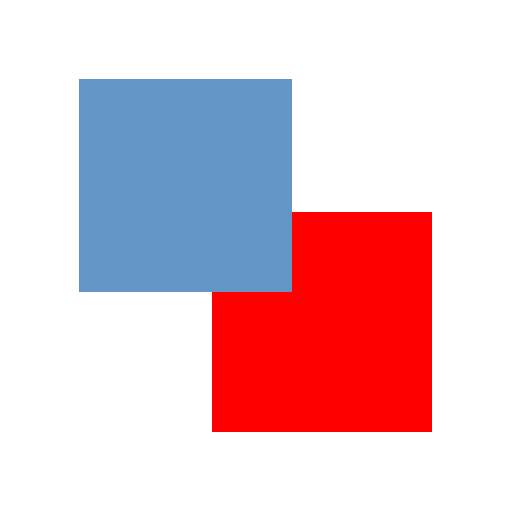
%> input picture img.jpg, 512 x 512 px
$ octave --eval "result = modality(imread('img.jpg'));"   (GNU Octave 9; MATLAB toolbox functions it lacks are replaced by stand-ins)
%> lines starting %> are read from the running program, lines starting %| are printed output that depends on the picture
%濃度ヒストグラムが山の数をカウントする関数

function y = modality(x)

x = rgb2gray(x);
[I,n] = imhist(x);  %濃度ヒストグラムのデータ
I = movmean(I,32);  %ヒストグラムの平滑化(32点移動平均)
plot(n,I); pause; hold on;

count = 0;  %カウンタ変数
for i = 3:size(n);
    dif1 = I(i-1)-I(i-2);
    dif2 = I(i)-I(i-1);
    if dif1>0 && dif2<0
        count = count + 1;
        plot(i-2,I(i-2),'ro')
    end
end
pause;
%clf;
y=uint8(count);

end
%> in modality, `x = rgb2gray(x);`:
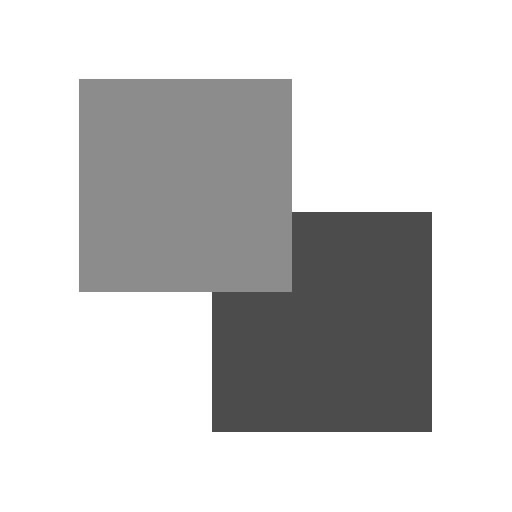
%> x: size 512x512 uint8; min 73, max 255, mean 206.4
%> in modality, `[I,n] = imhist(x);`: I = 256 values, max 170517 at index 256, min 0 at index 1, mean 1024; n = 256 values from 0 to 255
%> in modality, `I = movmean(I,32);`: I = 256 values, max 10280.9 at index 256, min 0 at index 1, mean 804.7
%> the loop in modality, `for i = 3:size(n);` made 254 passes
%> (dif1, dif2) on passes 1 to 3: (0, 0), (0, 0), (0, 0)
%> after the loop in modality, `for i = 3:size(n);`: count = 0
%> `result = modality(imread('img.jpg'));`:
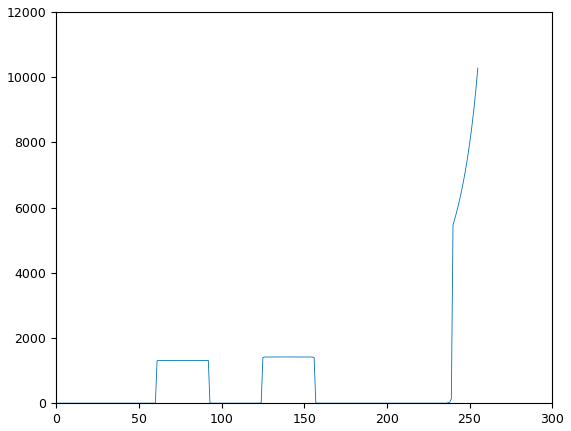
%> figure redrawn from the program's plot data; curve peaks at x = 255, y = 10280.9

$ run again, on convexhull02.jpg
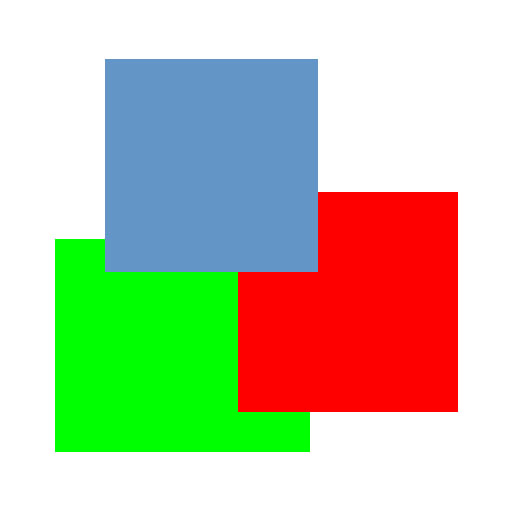
%> input picture convexhull02.jpg, 512 x 512 px
%> in modality, `x = rgb2gray(x);`:
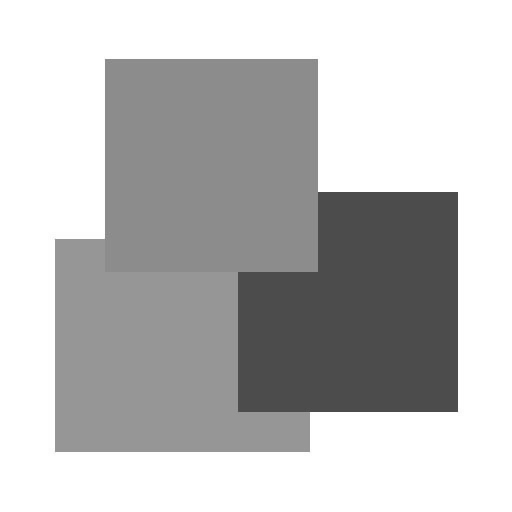
%> x: size 512x512 uint8; min 70, max 255, mean 191.4
%> in modality, `[I,n] = imhist(x);`: I = 256 values, max 132401 at index 256, min 0 at index 1, mean 1024; n = 256 values from 0 to 255
%> in modality, `I = movmean(I,32);`: I = 256 values, max 8076.4 at index 256, min 0 at index 1, mean 851.9
%> the loop in modality, `for i = 3:size(n);` made 254 passes
%> (dif1, dif2) on passes 1 to 3: (0, 0), (0, 0), (0, 0)
%> after the loop in modality, `for i = 3:size(n);`: count = 0
%> `result = modality(imread('img.jpg'));`:
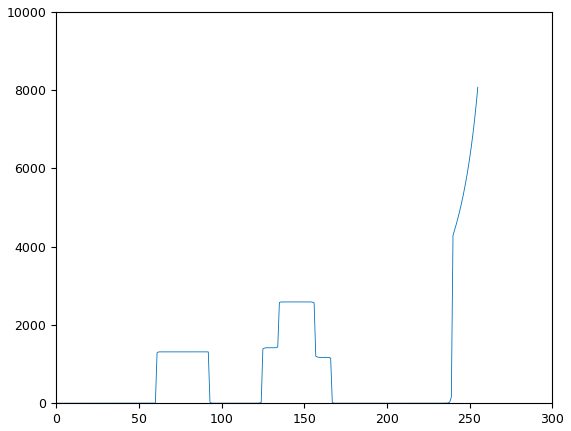
%> figure redrawn from the program's plot data; curve peaks at x = 255, y = 8076.4
